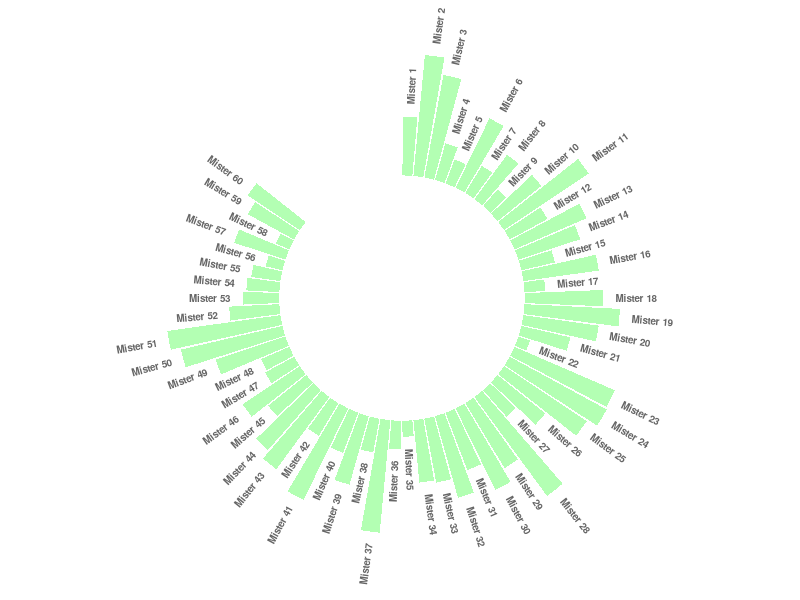

The R source for this figure:
library(tidyverse)
 
# Create dataset
data <- data.frame(
  individual=paste( "Mister ", seq(1,60), sep=""),
  value=sample( seq(10,100), 60, replace=T)
)
 
# Set a number of 'empty bar'
empty_bar <- 10
 
# Add lines to the initial dataset
to_add <- matrix(NA, empty_bar, ncol(data))
colnames(to_add) <- colnames(data)
data <- rbind(data, to_add)
data$id <- seq(1, nrow(data))
 
# Get the name and the y position of each label
label_data <- data
number_of_bar <- nrow(label_data)
angle <- 90 - 360 * (label_data$id-0.5) /number_of_bar     # I substract 0.5 because the letter must have the angle of the center of the bars. Not extreme right(1) or extreme left (0)
label_data$hjust <- ifelse( angle < -90, 1, 0)
label_data$angle <- ifelse(angle < -90, angle+180, angle)
 
# Make the plot
p <- ggplot(data, aes(x=as.factor(id), y=value)) +       # Note that id is a factor. If x is numeric, there is some space between the first bar
  geom_bar(stat="identity", fill=alpha("green", 0.3)) +
  ylim(-100,120) +
  theme_minimal() +
  theme(
    axis.text = element_blank(),
    axis.title = element_blank(),
    panel.grid = element_blank(),
    plot.margin = unit(rep(-1,4), "cm") 
  ) +
  coord_polar(start = 0) + 
  geom_text(data=label_data, aes(x=id, y=value+10, label=individual, hjust=hjust), color="black", fontface="bold",alpha=0.6, size=2.5, angle= label_data$angle, inherit.aes = FALSE ) 
 
p